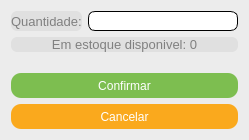
<?xml version="1.0" encoding="UTF-8"?>
<ui version="4.0">
 <class>fm_novaVenda_editar</class>
 <widget class="QDialog" name="fm_novaVenda_editar">
  <property name="geometry">
   <rect>
    <x>0</x>
    <y>0</y>
    <width>246</width>
    <height>140</height>
   </rect>
  </property>
  <property name="windowTitle">
   <string>Editar</string>
  </property>
  <property name="styleSheet">
   <string notr="true">QDialog{
background:#ececec
}</string>
  </property>
  <layout class="QGridLayout" name="gridLayout_2">
   <item row="2" column="0">
    <widget class="QPushButton" name="btn_ok">
     <property name="sizePolicy">
      <sizepolicy hsizetype="Preferred" vsizetype="Preferred">
       <horstretch>0</horstretch>
       <verstretch>0</verstretch>
      </sizepolicy>
     </property>
     <property name="minimumSize">
      <size>
       <width>150</width>
       <height>25</height>
      </size>
     </property>
     <property name="cursor">
      <cursorShape>PointingHandCursor</cursorShape>
     </property>
     <property name="styleSheet">
      <string notr="true">QPushButton:enabled{background:#7dbe50;}
QPushButton:disabled{background:#aaff7f;}
QPushButton:pressed{background:#aaff00;}
QPushButton{
color:#ffffff;
font-size:9pt;
border:none;
border-radius:10px;
}</string>
     </property>
     <property name="text">
      <string>Confirmar</string>
     </property>
    </widget>
   </item>
   <item row="3" column="0">
    <widget class="QPushButton" name="btn_cancel">
     <property name="sizePolicy">
      <sizepolicy hsizetype="Preferred" vsizetype="Preferred">
       <horstretch>0</horstretch>
       <verstretch>0</verstretch>
      </sizepolicy>
     </property>
     <property name="minimumSize">
      <size>
       <width>150</width>
       <height>25</height>
      </size>
     </property>
     <property name="cursor">
      <cursorShape>PointingHandCursor</cursorShape>
     </property>
     <property name="styleSheet">
      <string notr="true">QPushButton:enabled{background:#faa91d;}
QPushButton:disabled{background:#fabe50;}
QPushButton:pressed{background:#ffd500;}
QPushButton{
color:#ffffff;
font-size:9pt;
border:none;
border-radius:10px;
}</string>
     </property>
     <property name="text">
      <string>Cancelar</string>
     </property>
    </widget>
   </item>
   <item row="0" column="0">
    <layout class="QGridLayout" name="gridLayout">
     <item row="0" column="0">
      <widget class="QLabel" name="lb_qtd">
       <property name="styleSheet">
        <string notr="true">QLabel{
background:#e0e0e0;
color:#808080;
font-size:10pt;
border:none;
border-radius:6px;
}</string>
       </property>
       <property name="text">
        <string>Quantidade:</string>
       </property>
      </widget>
     </item>
     <item row="0" column="1">
      <widget class="QLineEdit" name="line_qtd">
       <property name="sizePolicy">
        <sizepolicy hsizetype="Expanding" vsizetype="Maximum">
         <horstretch>0</horstretch>
         <verstretch>0</verstretch>
        </sizepolicy>
       </property>
       <property name="minimumSize">
        <size>
         <width>150</width>
         <height>20</height>
        </size>
       </property>
       <property name="styleSheet">
        <string notr="true">QLineEdit:enabled{background:#ffffff;}
QLineEdit:disabled{background:#e7e7e7;}

QLineEdit{
color:#303030;
font-size:9pt;
border-radius:7px;
border:1px solid black;
}
</string>
       </property>
       <property name="maxLength">
        <number>9</number>
       </property>
      </widget>
     </item>
     <item row="1" column="0" colspan="2">
      <widget class="QLabel" name="lb_estoque">
       <property name="styleSheet">
        <string notr="true">QLabel{
background:#e0e0e0;
color:#808080;
font-size:10pt;
border:none;
border-radius:6px;
}</string>
       </property>
       <property name="text">
        <string>Em estoque disponivel: 0</string>
       </property>
       <property name="alignment">
        <set>Qt::AlignCenter</set>
       </property>
      </widget>
     </item>
    </layout>
   </item>
   <item row="1" column="0">
    <spacer name="verticalSpacer">
     <property name="orientation">
      <enum>Qt::Vertical</enum>
     </property>
     <property name="sizeHint" stdset="0">
      <size>
       <width>20</width>
       <height>99</height>
      </size>
     </property>
    </spacer>
   </item>
  </layout>
 </widget>
 <tabstops>
  <tabstop>line_qtd</tabstop>
 </tabstops>
 <resources/>
 <connections/>
</ui>
